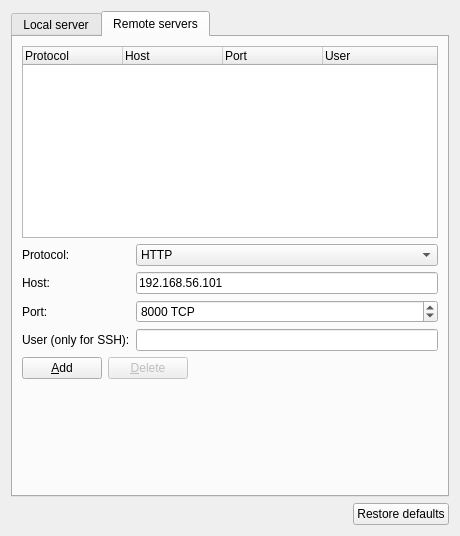
<?xml version="1.0" encoding="UTF-8"?>
<ui version="4.0">
 <class>ServerPreferencesPageWidget</class>
 <widget class="QWidget" name="ServerPreferencesPageWidget">
  <property name="geometry">
   <rect>
    <x>0</x>
    <y>0</y>
    <width>460</width>
    <height>536</height>
   </rect>
  </property>
  <property name="windowTitle">
   <string>Server</string>
  </property>
  <layout class="QGridLayout" name="gridLayout">
   <item row="1" column="0">
    <layout class="QHBoxLayout" name="horizontalLayout_2">
     <item>
      <spacer name="horizontalSpacer">
       <property name="orientation">
        <enum>Qt::Horizontal</enum>
       </property>
       <property name="sizeHint" stdset="0">
        <size>
         <width>164</width>
         <height>20</height>
        </size>
       </property>
      </spacer>
     </item>
     <item>
      <widget class="QPushButton" name="uiRestoreDefaultsPushButton">
       <property name="text">
        <string>Restore defaults</string>
       </property>
      </widget>
     </item>
    </layout>
   </item>
   <item row="0" column="0">
    <widget class="QTabWidget" name="uiTabWidget">
     <property name="currentIndex">
      <number>1</number>
     </property>
     <widget class="QWidget" name="uiLocalTabWidget">
      <attribute name="title">
       <string>Local server</string>
      </attribute>
      <layout class="QVBoxLayout" name="verticalLayout_2">
       <item>
        <widget class="QCheckBox" name="uiLocalServerAutoStartCheckBox">
         <property name="text">
          <string>Enable local server</string>
         </property>
         <property name="checked">
          <bool>true</bool>
         </property>
        </widget>
       </item>
       <item>
        <widget class="QGroupBox" name="uiGeneralSettingsGroupBox">
         <property name="title">
          <string>General settings</string>
         </property>
         <layout class="QGridLayout" name="gridLayout_3">
          <item row="0" column="0">
           <widget class="QLabel" name="uiLocalServerPathLabel">
            <property name="text">
             <string>Path:</string>
            </property>
           </widget>
          </item>
          <item row="1" column="0">
           <layout class="QHBoxLayout" name="horizontalLayout">
            <item>
             <widget class="QLineEdit" name="uiLocalServerPathLineEdit"/>
            </item>
            <item>
             <widget class="QToolButton" name="uiLocalServerToolButton">
              <property name="text">
               <string>&amp;Browse...</string>
              </property>
              <property name="toolButtonStyle">
               <enum>Qt::ToolButtonTextOnly</enum>
              </property>
             </widget>
            </item>
           </layout>
          </item>
          <item row="2" column="0">
           <widget class="QLabel" name="uiLocalServerHostLabel">
            <property name="text">
             <string>Host binding:</string>
            </property>
           </widget>
          </item>
          <item row="3" column="0">
           <widget class="QComboBox" name="uiLocalServerHostComboBox"/>
          </item>
          <item row="4" column="0">
           <widget class="QLabel" name="uiLocalServerPortLabel">
            <property name="text">
             <string>Port:</string>
            </property>
           </widget>
          </item>
          <item row="5" column="0">
           <widget class="QSpinBox" name="uiLocalServerPortSpinBox">
            <property name="suffix">
             <string notr="true"> TCP</string>
            </property>
            <property name="maximum">
             <number>65535</number>
            </property>
            <property name="value">
             <number>8000</number>
            </property>
           </widget>
          </item>
          <item row="7" column="0">
           <widget class="QCheckBox" name="uiConsoleConnectionsToAnyIPCheckBox">
            <property name="text">
             <string>Allow console connections to any local IP address</string>
            </property>
           </widget>
          </item>
         </layout>
        </widget>
       </item>
       <item>
        <widget class="QGroupBox" name="uiConsolePortRangeGroupBox">
         <property name="title">
          <string>Console port range</string>
         </property>
         <layout class="QHBoxLayout" name="horizontalLayout_7">
          <item>
           <widget class="QSpinBox" name="uiConsoleStartPortSpinBox">
            <property name="suffix">
             <string notr="true"> TCP</string>
            </property>
            <property name="maximum">
             <number>65535</number>
            </property>
            <property name="value">
             <number>2000</number>
            </property>
           </widget>
          </item>
          <item>
           <widget class="QLabel" name="uiConsolePortRangeLabel">
            <property name="text">
             <string>to</string>
            </property>
           </widget>
          </item>
          <item>
           <widget class="QSpinBox" name="uiConsoleEndPortSpinBox">
            <property name="suffix">
             <string notr="true"> TCP</string>
            </property>
            <property name="maximum">
             <number>65535</number>
            </property>
            <property name="value">
             <number>5000</number>
            </property>
           </widget>
          </item>
          <item>
           <spacer name="horizontalSpacer_5">
            <property name="orientation">
             <enum>Qt::Horizontal</enum>
            </property>
            <property name="sizeHint" stdset="0">
             <size>
              <width>363</width>
              <height>22</height>
             </size>
            </property>
           </spacer>
          </item>
         </layout>
        </widget>
       </item>
       <item>
        <widget class="QGroupBox" name="uiUDPPortRangeGroupBox">
         <property name="title">
          <string>UDP tunneling port range</string>
         </property>
         <layout class="QHBoxLayout" name="horizontalLayout_8">
          <item>
           <widget class="QSpinBox" name="uiUDPStartPortSpinBox">
            <property name="suffix">
             <string notr="true"> UDP</string>
            </property>
            <property name="maximum">
             <number>65535</number>
            </property>
            <property name="value">
             <number>10000</number>
            </property>
           </widget>
          </item>
          <item>
           <widget class="QLabel" name="uiUDPPortRangeLabel">
            <property name="text">
             <string>to</string>
            </property>
           </widget>
          </item>
          <item>
           <widget class="QSpinBox" name="uiUDPEndPortSpinBox">
            <property name="suffix">
             <string notr="true"> UDP</string>
            </property>
            <property name="maximum">
             <number>65535</number>
            </property>
            <property name="value">
             <number>20000</number>
            </property>
           </widget>
          </item>
          <item>
           <spacer name="horizontalSpacer_6">
            <property name="orientation">
             <enum>Qt::Horizontal</enum>
            </property>
            <property name="sizeHint" stdset="0">
             <size>
              <width>363</width>
              <height>22</height>
             </size>
            </property>
           </spacer>
          </item>
         </layout>
        </widget>
       </item>
       <item>
        <spacer name="spacer">
         <property name="orientation">
          <enum>Qt::Vertical</enum>
         </property>
         <property name="sizeHint" stdset="0">
          <size>
           <width>390</width>
           <height>193</height>
          </size>
         </property>
        </spacer>
       </item>
      </layout>
     </widget>
     <widget class="QWidget" name="uiRemoteTabWidget">
      <attribute name="title">
       <string>Remote servers</string>
      </attribute>
      <layout class="QVBoxLayout" name="verticalLayout">
       <item>
        <widget class="QTreeWidget" name="uiRemoteServersTreeWidget">
         <property name="columnCount">
          <number>4</number>
         </property>
         <column>
          <property name="text">
           <string notr="true">Protocol</string>
          </property>
         </column>
         <column>
          <property name="text">
           <string notr="true">Host</string>
          </property>
         </column>
         <column>
          <property name="text">
           <string notr="true">Port</string>
          </property>
         </column>
         <column>
          <property name="text">
           <string>User</string>
          </property>
         </column>
        </widget>
       </item>
       <item>
        <layout class="QFormLayout" name="formLayout">
         <property name="fieldGrowthPolicy">
          <enum>QFormLayout::ExpandingFieldsGrow</enum>
         </property>
         <item row="0" column="0">
          <widget class="QLabel" name="uiRemoteServerProtocolLabel">
           <property name="text">
            <string>Protocol:</string>
           </property>
          </widget>
         </item>
         <item row="0" column="1">
          <widget class="QComboBox" name="uiRemoteServerProtocolComboBox">
           <property name="sizePolicy">
            <sizepolicy hsizetype="Expanding" vsizetype="Fixed">
             <horstretch>0</horstretch>
             <verstretch>0</verstretch>
            </sizepolicy>
           </property>
           <property name="currentText">
            <string>HTTP</string>
           </property>
           <item>
            <property name="text">
             <string>HTTP</string>
            </property>
           </item>
           <item>
            <property name="text">
             <string>SSH</string>
            </property>
           </item>
          </widget>
         </item>
         <item row="1" column="0">
          <widget class="QLabel" name="uiRemoteServerHostLabel">
           <property name="text">
            <string>Host:</string>
           </property>
          </widget>
         </item>
         <item row="1" column="1">
          <widget class="QLineEdit" name="uiRemoteServerPortLineEdit">
           <property name="text">
            <string>192.168.56.101</string>
           </property>
          </widget>
         </item>
         <item row="2" column="0">
          <widget class="QLabel" name="uiRemoteServerPortLabel">
           <property name="text">
            <string>Port:</string>
           </property>
          </widget>
         </item>
         <item row="2" column="1">
          <widget class="QSpinBox" name="uiRemoteServerPortSpinBox">
           <property name="sizePolicy">
            <sizepolicy hsizetype="Expanding" vsizetype="Fixed">
             <horstretch>0</horstretch>
             <verstretch>0</verstretch>
            </sizepolicy>
           </property>
           <property name="suffix">
            <string notr="true"> TCP</string>
           </property>
           <property name="maximum">
            <number>65535</number>
           </property>
           <property name="value">
            <number>8000</number>
           </property>
          </widget>
         </item>
         <item row="3" column="0">
          <widget class="QLabel" name="uiRemoteServerUserLabel">
           <property name="text">
            <string>User (only for SSH):</string>
           </property>
          </widget>
         </item>
         <item row="3" column="1">
          <widget class="QLineEdit" name="uiRemoteServerUserLineEdit">
           <property name="sizePolicy">
            <sizepolicy hsizetype="Expanding" vsizetype="Fixed">
             <horstretch>0</horstretch>
             <verstretch>0</verstretch>
            </sizepolicy>
           </property>
          </widget>
         </item>
        </layout>
       </item>
       <item>
        <layout class="QHBoxLayout" name="horizontalLayout_3">
         <item>
          <widget class="QPushButton" name="uiAddRemoteServerPushButton">
           <property name="text">
            <string>&amp;Add</string>
           </property>
          </widget>
         </item>
         <item>
          <widget class="QPushButton" name="uiDeleteRemoteServerPushButton">
           <property name="enabled">
            <bool>false</bool>
           </property>
           <property name="text">
            <string>&amp;Delete</string>
           </property>
          </widget>
         </item>
         <item>
          <spacer name="horizontalSpacer_2">
           <property name="orientation">
            <enum>Qt::Horizontal</enum>
           </property>
           <property name="sizeHint" stdset="0">
            <size>
             <width>206</width>
             <height>20</height>
            </size>
           </property>
          </spacer>
         </item>
        </layout>
       </item>
       <item>
        <spacer name="spacer_2">
         <property name="orientation">
          <enum>Qt::Vertical</enum>
         </property>
         <property name="sizeHint" stdset="0">
          <size>
           <width>390</width>
           <height>12</height>
          </size>
         </property>
        </spacer>
       </item>
      </layout>
      <zorder>spacer_2</zorder>
      <zorder>uiRemoteServersTreeWidget</zorder>
     </widget>
    </widget>
   </item>
  </layout>
 </widget>
 <tabstops>
  <tabstop>uiTabWidget</tabstop>
  <tabstop>uiLocalServerAutoStartCheckBox</tabstop>
  <tabstop>uiLocalServerToolButton</tabstop>
  <tabstop>uiLocalServerHostComboBox</tabstop>
  <tabstop>uiLocalServerPortSpinBox</tabstop>
  <tabstop>uiConsoleConnectionsToAnyIPCheckBox</tabstop>
  <tabstop>uiConsoleStartPortSpinBox</tabstop>
  <tabstop>uiConsoleEndPortSpinBox</tabstop>
  <tabstop>uiUDPStartPortSpinBox</tabstop>
  <tabstop>uiUDPEndPortSpinBox</tabstop>
  <tabstop>uiLocalServerPathLineEdit</tabstop>
  <tabstop>uiRemoteServersTreeWidget</tabstop>
  <tabstop>uiRemoteServerProtocolComboBox</tabstop>
  <tabstop>uiRemoteServerPortLineEdit</tabstop>
  <tabstop>uiRemoteServerPortSpinBox</tabstop>
  <tabstop>uiRemoteServerUserLineEdit</tabstop>
  <tabstop>uiAddRemoteServerPushButton</tabstop>
  <tabstop>uiDeleteRemoteServerPushButton</tabstop>
  <tabstop>uiRestoreDefaultsPushButton</tabstop>
 </tabstops>
 <resources/>
 <connections/>
 <designerdata>
  <property name="gridDeltaX">
   <number>10</number>
  </property>
  <property name="gridDeltaY">
   <number>10</number>
  </property>
  <property name="gridSnapX">
   <bool>true</bool>
  </property>
  <property name="gridSnapY">
   <bool>true</bool>
  </property>
  <property name="gridVisible">
   <bool>true</bool>
  </property>
 </designerdata>
</ui>
